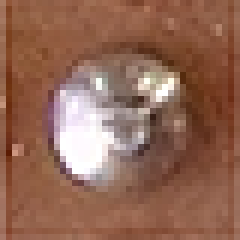
#> input picture training/Soldas_boas/boa.png, 40 x 40 px (shown 6 times larger)
$ python soldasRotBase.py
#> lines starting #> are read from the running program, lines starting #| are printed output that depends on the picture
import numpy as np
import cv2 as cv
import random

def colorjitter(img, cj_type):
    '''
    ### Different Color Jitter ###
    img: image
    cj_type: {b: brightness, s: saturation, c: constast}

    '''
    if cj_type == "b":
        # value = random.randint(-50, 50)
        value = np.random.choice(np.array([-50, -40, -30, 30, 40, 50]))
        hsv = cv.cvtColor(img, cv.COLOR_BGR2HSV)
        h, s, v = cv.split(hsv)
        if value >= 0:
            lim = 255 - value
            v[v > lim] = 255
            v[v <= lim] += value
        else:
            lim = np.absolute(value)
            v[v < lim] = 0
            v[v >= lim] -= np.absolute(value)

        final_hsv = cv.merge((h, s, v))
        img = cv.cvtColor(final_hsv, cv.COLOR_HSV2BGR)
        return img

    elif cj_type == "s":
        # value = random.randint(-50, 50)
        value = np.random.choice(np.array([-50, -40, -30, 30, 40, 50]))
        hsv = cv.cvtColor(img, cv.COLOR_BGR2HSV)
        h, s, v = cv.split(hsv)
        if value >= 0:
            lim = 255 - value
            s[s > lim] = 255
            s[s <= lim] += value
        else:
            lim = np.absolute(value)
            s[s < lim] = 0
            s[s >= lim] -= np.absolute(value)

        final_hsv = cv.merge((h, s, v))
        img = cv.cvtColor(final_hsv, cv.COLOR_HSV2BGR)
        return img

    elif cj_type == "c":
        brightness = 10
        contrast = random.randint(40, 100)
        dummy = np.int16(img)
        dummy = dummy * (contrast/127+1) - contrast + brightness
        dummy = np.clip(dummy, 0, 255)
        img = np.uint8(dummy)
        return img

def noisy(img, noise_type):
    '''
    ### Adding Noise ###
    img: image
    cj_type: {gauss: gaussian, sp: salt & pepper}
    '''
    if noise_type == "gauss":
        image=img.copy()
        mean=0
        st=0.7
        gauss = np.random.normal(mean,st,image.shape)
        gauss = gauss.astype('uint8')
        image = cv.add(image,gauss)
        return image

    elif noise_type == "sp":
        image=img.copy()
        prob = 0.05
        if len(image.shape) == 2:
            black = 0
            white = 255
        else:
            colorspace = image.shape[2]
            if colorspace == 3:  # RGB
                black = np.array([0, 0, 0], dtype='uint8')
                white = np.array([255, 255, 255], dtype='uint8')
            else:  # RGBA
                black = np.array([0, 0, 0, 255], dtype='uint8')
                white = np.array([255, 255, 255, 255], dtype='uint8')
        probs = np.random.random(image.shape[:2])
        image[probs < (prob / 2)] = black
        image[probs > 1 - (prob / 2)] = white
        return image

def rotaImagem(imagem, cont = 1):
    nome = "Solda_"
    altura, largura = imagem.shape[:2]
    ponto = (largura / 2, altura / 2) #ponto no centro da figura
    flipImage = cv.flip(imagem, 0)
    cont += 1
    nameFile = nome + str(cont) + ".png"
    print(nameFile)
    cv.imwrite(nameFile, flipImage)
    flipImage = cv.flip(imagem, 1)
    cont += 1
    nameFile = nome + str(cont) + ".png"
    print(nameFile)
    cv.imwrite(nameFile, flipImage)
    flipImage = cv.flip(imagem, -1)
    cont += 1
    nameFile = nome + str(cont) + ".png"
    print(nameFile)
    cv.imwrite(nameFile, flipImage)
    rotaçoes = [30, 45, 60, 120, 135, 150, 210, 225, 240, 300, 315, 330]
    for ang in rotaçoes:
        print(ang)
        rotacao = cv.getRotationMatrix2D(ponto, ang, 1.0)
        rotImg = cv.warpAffine(imagem, rotacao, (largura, altura),
                                flags= cv.INTER_CUBIC,
                                borderMode=cv.BORDER_REPLICATE)
        cont += 1
        nameFile = nome + str(cont) + ".png"
        print(nameFile)
        cv.imwrite(nameFile, rotImg)
    return cont

def aumentation(imagem, nome = "Solda_", cont = 1):

    img = cv.medianBlur(imagem, 3) # Add median filter to image
    cont += 1
    nameFile = nome + str(cont) + ".png"
    cv.imwrite(nameFile, img)

    img = cv.blur(imagem,(3,3))
    cont += 1
    nameFile = nome + str(cont) + ".png"
    cv.imwrite(nameFile, img)

    img = cv.blur(imagem,(5,5))
    cont += 1
    nameFile = nome + str(cont) + ".png"
    cv.imwrite(nameFile, img)

    img = cv.GaussianBlur(imagem,(3,3),0)
    cont += 1
    nameFile = nome + str(cont) + ".png"
    cv.imwrite(nameFile, img)

    img = cv.GaussianBlur(imagem,(5,5),0)
    cont += 1
    nameFile = nome + str(cont) + ".png"
    cv.imwrite(nameFile, img)

    for i in range(5):
        img = colorjitter(imagem, "b")
        cont += 1
        nameFile = nome + str(cont) + ".png"
        cv.imwrite(nameFile, img)

    for i in range(5):
        img = colorjitter(imagem, "s")
        cont += 1
        nameFile = nome + str(cont) + ".png"
        cv.imwrite(nameFile, img)

    for i in range(5):
        img = colorjitter(imagem, "c")
        cont += 1
        nameFile = nome + str(cont) + ".png"
        cv.imwrite(nameFile, img)

    for i in range(5):
        img = noisy(imagem, "gauss")
        cont += 1
        nameFile = nome + str(cont) + ".png"
        cv.imwrite(nameFile, img)

    for i in range(5):
        img = noisy(imagem, "sp")
        cont += 1
        nameFile = nome + str(cont) + ".png"
        cv.imwrite(nameFile, img)

    return cont

def main():
    imagem = cv.imread("boa.png")
#> imagem is the input picture: shape (40, 40, 3); mean B, G, R 84.7, 103, 145.9
    print (imagem.shape)
#| (40, 40, 3)
    altura, largura = imagem.shape[:2]
#> altura = 40; largura = 40
    # Gravando a imagem original
    nome = "Solda_"
    cv.imwrite("Solda_1.png", imagem)

    #Criando um conjunto de imagens por rotaçao e espelhamento
    cont = 1
    cont = rotaImagem(imagem, cont)
#> after the loop in rotaImagem, `for ang in rotaçoes:`: cont = 16
#> cont = 16
    #Criando um conjunto de imgens por translação
    transla = np.float32([[1, 0, 8],[0, 1, 0]])
    traImg = cv.warpAffine(imagem, transla, (largura, altura),
                        flags= cv.INTER_CUBIC,
                        borderMode=cv.BORDER_WRAP)

    cont += 1
#> cont = 17
    nameFile = nome + str(cont) + ".png"
#> nameFile = 'Solda_17.png'
    print(nameFile)
#| Solda_17.png
    cv.imwrite(nameFile, traImg)
    cont = rotaImagem(traImg, cont)
#| Solda_18.png
#| Solda_19.png
#| Solda_20.png
#> the loop in rotaImagem (call 2), `for ang in rotaçoes:` made 12 passes
#> (rotacao, nameFile) on passes 1 to 10: ([[0.866, 0.5, -7.32], [-0.5, 0.866, 12.68]], 'Solda_21.png'), ([[0.707, 0.707, -8.28], [-0.707, 0.707, 20]], 'Solda_22.png'), ([[0.5, 0.866, -7.32], [-0.866, 0.5, 27.32]], 'Solda_23.png'), ([[-0.5, 0.866, 12.68], [-0.866, -0.5, 47.32]], 'Solda_24.png'), ([[-0.707, 0.707, 20], [-0.707, -0.707, 48.28]], 'Solda_25.png'), ([[-0.866, 0.5, 27.32], [-0.5, -0.866, 47.32]], 'Solda_26.png'), ([[-0.866, -0.5, 47.32], [0.5, -0.866, 27.32]], 'Solda_27.png'), ([[-0.707, -0.707, 48.28], [0.707, -0.707, 20]], 'Solda_28.png'), ([[-0.5, -0.866, 47.32], [0.866, -0.5, 12.68]], 'Solda_29.png'), ([[0.5, -0.866, 27.32], [0.866, 0.5, -7.32]], 'Solda_30.png')
#| Solda_21.png
#| Solda_22.png
#| Solda_23.png
#| Solda_24.png
#| Solda_25.png
#| Solda_26.png
#| Solda_27.png
#| Solda_28.png
#> (further printed lines are left out)
#> cont = 32
    transla = np.float32([[1, 0, -8],[0, 1, 0]])
    traImg = cv.warpAffine(imagem, transla, (largura, altura),
                        flags= cv.INTER_CUBIC,
                        borderMode=cv.BORDER_WRAP)
    cont += 1
#> cont = 33
    nameFile = nome + str(cont) + ".png"
#> nameFile = 'Solda_33.png'
    print(nameFile)
#| Solda_33.png
    cv.imwrite(nameFile, traImg)
    cont = rotaImagem(traImg, cont)
#| Solda_34.png
#| Solda_35.png
#| Solda_36.png
#> cont = 48
    transla = np.float32([[1, 0, 0],[0, 1, 8]])
    traImg = cv.warpAffine(imagem, transla, (largura, altura),
                        flags= cv.INTER_CUBIC,
                        borderMode=cv.BORDER_WRAP)
    cont += 1
#> cont = 49
    nameFile = nome + str(cont) + ".png"
#> nameFile = 'Solda_49.png'
    print(nameFile)
#| Solda_49.png
    cv.imwrite(nameFile, traImg)
    cont = rotaImagem(traImg, cont)
#| Solda_50.png
#| Solda_51.png
#| Solda_52.png
#> cont = 64
    transla = np.float32([[1, 0, 0],[0, 1, -8]])
    traImg = cv.warpAffine(imagem, transla, (largura, altura),
                        flags= cv.INTER_CUBIC,
                        borderMode=cv.BORDER_WRAP)
    cv.imwrite("Solda_65.png", traImg)
    cont += 1
#> cont = 65
    nameFile = nome + str(cont) + ".png"
#> nameFile = 'Solda_65.png'
    print(nameFile)
#| Solda_65.png
    cv.imwrite(nameFile, traImg)
    cont = rotaImagem(traImg, cont)
#| Solda_66.png
#| Solda_67.png
#| Solda_68.png
#> cont = 80
    traImg = cv.warpAffine(imagem, transla, (largura, altura),
                        flags= cv.INTER_CUBIC,
                        borderMode=cv.BORDER_WRAP)
    cont += 1
#> cont = 81
    nameFile = nome + str(cont) + ".png"
#> nameFile = 'Solda_81.png'
    print(nameFile)
#| Solda_81.png
    cv.imwrite(nameFile, traImg)
    cont = rotaImagem(traImg, cont)
#| Solda_82.png
#| Solda_83.png
#| Solda_84.png
#> cont = 96
    transla = np.float32([[1, 0, -8],[0, 1, 8]])
    traImg = cv.warpAffine(imagem, transla, (largura, altura),
                        flags= cv.INTER_CUBIC,
                        borderMode=cv.BORDER_WRAP)
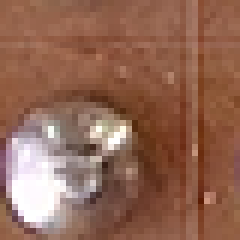
#> traImg: shape (40, 40, 3) (shown 6 times larger); mean B, G, R 84.7, 103, 145.9
    cont += 1
#> cont = 97
    nameFile = nome + str(cont) + ".png"
#> nameFile = 'Solda_97.png'
    print(nameFile)
#| Solda_97.png
    cv.imwrite(nameFile, traImg)
    cont = rotaImagem(traImg, cont)
#| Solda_98.png
#| Solda_99.png
#| Solda_100.png
#> cont = 112
    transla = np.float32([[1, 0, 8],[0, 1, -8]])
    traImg = cv.warpAffine(imagem, transla, (largura, altura),
                        flags= cv.INTER_CUBIC,
                        borderMode=cv.BORDER_WRAP)
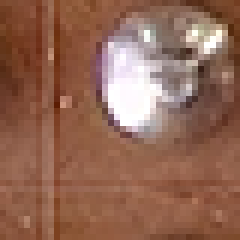
#> traImg: shape (40, 40, 3) (shown 6 times larger); mean B, G, R 84.7, 103, 145.9
    cont += 1
#> cont = 113
    nameFile = nome + str(cont) + ".png"
#> nameFile = 'Solda_113.png'
    print(nameFile)
#| Solda_113.png
    cv.imwrite(nameFile, traImg)
    cont = rotaImagem(traImg, cont)
#> in rotaImagem (call 8), `flipImage = cv.flip(imagem, 0)`:
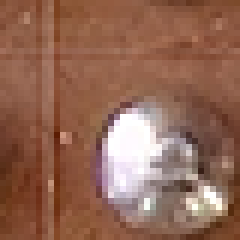
#> flipImage: shape (40, 40, 3) (shown 6 times larger); mean B, G, R 84.7, 103, 145.9
#> in rotaImagem (call 8), `cont += 1`: cont = 114
#> in rotaImagem (call 8), `nameFile = nome + str(cont) + ".png"`: nameFile = 'Solda_114.png'
#| Solda_114.png
#> in rotaImagem (call 8), `flipImage = cv.flip(imagem, 1)`:
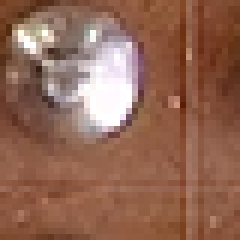
#> flipImage: shape (40, 40, 3) (shown 6 times larger); mean B, G, R 84.7, 103, 145.9
#> in rotaImagem (call 8), `cont += 1`: cont = 115
#> in rotaImagem (call 8), `nameFile = nome + str(cont) + ".png"`: nameFile = 'Solda_115.png'
#| Solda_115.png
#> in rotaImagem (call 8), `flipImage = cv.flip(imagem, -1)`:
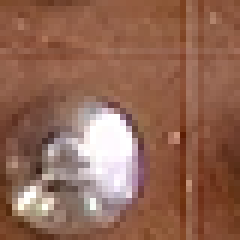
#> flipImage: shape (40, 40, 3) (shown 6 times larger); mean B, G, R 84.7, 103, 145.9
#> in rotaImagem (call 8), `cont += 1`: cont = 116
#> in rotaImagem (call 8), `nameFile = nome + str(cont) + ".png"`: nameFile = 'Solda_116.png'
#| Solda_116.png
#> the loop in rotaImagem (call 8), `for ang in rotaçoes:` made 12 passes
#> (rotacao, nameFile) on passes 1 to 10: ([[0.866, 0.5, -7.32], [-0.5, 0.866, 12.68]], 'Solda_117.png'), ([[0.707, 0.707, -8.28], [-0.707, 0.707, 20]], 'Solda_118.png'), ([[0.5, 0.866, -7.32], [-0.866, 0.5, 27.32]], 'Solda_119.png'), ([[-0.5, 0.866, 12.68], [-0.866, -0.5, 47.32]], 'Solda_120.png'), ([[-0.707, 0.707, 20], [-0.707, -0.707, 48.28]], 'Solda_121.png'), ([[-0.866, 0.5, 27.32], [-0.5, -0.866, 47.32]], 'Solda_122.png'), ([[-0.866, -0.5, 47.32], [0.5, -0.866, 27.32]], 'Solda_123.png'), ([[-0.707, -0.707, 48.28], [0.707, -0.707, 20]], 'Solda_124.png'), ([[-0.5, -0.866, 47.32], [0.866, -0.5, 12.68]], 'Solda_125.png'), ([[0.5, -0.866, 27.32], [0.866, 0.5, -7.32]], 'Solda_126.png')
#| Solda_117.png
#| Solda_118.png
#| Solda_119.png
#| Solda_120.png
#| Solda_121.png
#| Solda_122.png
#| Solda_123.png
#| Solda_124.png
#> (further printed lines are left out)
#> pass 1, in rotaImagem (call 8), `rotImg = cv.warpAffine(imagem, rotacao, (largura, altura), flags= cv.I..`:
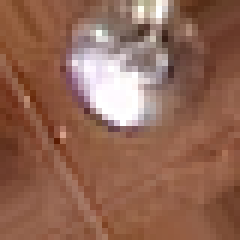
#> rotImg: shape (40, 40, 3) (shown 6 times larger); mean B, G, R 84.7, 102.7, 145.6
#> pass 2, in rotaImagem (call 8), `rotImg = cv.warpAffine(imagem, rotacao, (largura, altura), flags= cv.I..`:
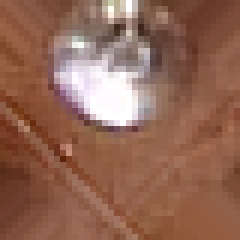
#> rotImg: shape (40, 40, 3) (shown 6 times larger); mean B, G, R 84.7, 102.5, 145.5
#> after the loop in rotaImagem (call 8), `for ang in rotaçoes:`: cont = 128
#> cont = 128
    transla = np.float32([[1, 0, -8],[0, 1, -8]])
    traImg = cv.warpAffine(imagem, transla, (largura, altura),
                        flags= cv.INTER_CUBIC,
                        borderMode=cv.BORDER_WRAP)
    cont += 1
#> cont = 129
    nameFile = nome + str(cont) + ".png"
#> nameFile = 'Solda_129.png'
    print(nameFile)
#| Solda_129.png
    cv.imwrite(nameFile, traImg)
    cont = rotaImagem(traImg, cont)
#| Solda_130.png
#| Solda_131.png
#| Solda_132.png
#> cont = 144
    for i in range(1,cont+1):
        inFile = "Solda_" + str(i) + ".png"
#> inFile = 'Solda_1.png'
        print(inFile)
#| Solda_1.png
        imagem = cv.imread(inFile)
        cont = aumentation(imagem, "Solda_", cont)
#> in aumentation, `cont += 1`: cont = 145
#> in aumentation, `nameFile = nome + str(cont) + ".png"`: nameFile = 'Solda_145.png'
#> in aumentation, `cont += 1`: cont = 146
#> in aumentation, `nameFile = nome + str(cont) + ".png"`: nameFile = 'Solda_146.png'
#> in aumentation, `cont += 1`: cont = 147
#> in aumentation, `nameFile = nome + str(cont) + ".png"`: nameFile = 'Solda_147.png'
#> in aumentation, `cont += 1`: cont = 148
#> in aumentation, `nameFile = nome + str(cont) + ".png"`: nameFile = 'Solda_148.png'
#> in aumentation, `cont += 1`: cont = 149
#> in aumentation, `nameFile = nome + str(cont) + ".png"`: nameFile = 'Solda_149.png'
#> the loop in aumentation, `for i in range(5):` made 5 passes
#> nameFile on passes 1 to 5: 'Solda_150.png', 'Solda_151.png', 'Solda_152.png', 'Solda_153.png', 'Solda_154.png'
#> after the loop in aumentation, `for i in range(5):`: cont = 154
#> the loop in aumentation, `for i in range(5):` made 5 passes
#> nameFile on passes 1 to 5: 'Solda_155.png', 'Solda_156.png', 'Solda_157.png', 'Solda_158.png', 'Solda_159.png'
#> after the loop in aumentation, `for i in range(5):`: cont = 159
#> the loop in aumentation, `for i in range(5):` made 5 passes
#> nameFile on passes 1 to 5: 'Solda_160.png', 'Solda_161.png', 'Solda_162.png', 'Solda_163.png', 'Solda_164.png'
#> after the loop in aumentation, `for i in range(5):`: cont = 164
#> the loop in aumentation, `for i in range(5):` made 5 passes
#> nameFile on passes 1 to 5: 'Solda_165.png', 'Solda_166.png', 'Solda_167.png', 'Solda_168.png', 'Solda_169.png'
#> after the loop in aumentation, `for i in range(5):`: cont = 169
#> the loop in aumentation, `for i in range(5):` made 5 passes
#> nameFile on passes 1 to 5: 'Solda_170.png', 'Solda_171.png', 'Solda_172.png', 'Solda_173.png', 'Solda_174.png'
#> after the loop in aumentation, `for i in range(5):`: cont = 174
#> cont = 174


if __name__ == "__main__":
    main()
